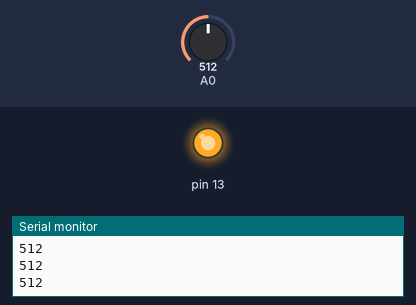
The sketch below on a simulated Arduino Uno, built with avr-gcc and run on an emulated ATmega328P. Parts: output pins drawn as LEDs (lit = HIGH), the last lines printed to the serial monitor. Inputs (shaded band) come from the test bench; at power-on: A0 = 512.

Above: at 1.2 s.
1.3 s: A0 set to 0
At 1.8 s:
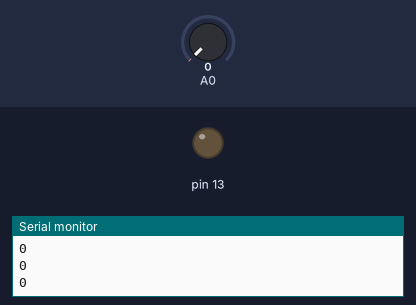
2.8 s: A0 set to 122
At 3.1 s:
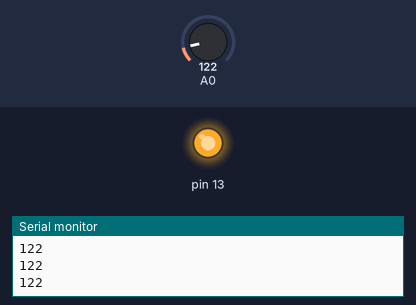
Timing chart, 0 to 5.8 s (numbered marks = the images above; inputs shaded):
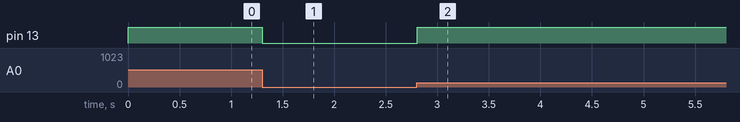

The sketch:

sketch_jul08a.ino
```cpp
void setup() {
  // put your setup code here, to run once:


pinMode(13,OUTPUT);
pinMode(A0,INPUT);
Serial.begin(9600);
}
void loop() {
int a;
  a=analogRead(A0);
  Serial.println(a);
  if(a>0){
    digitalWrite(13,HIGH);
    }else{digitalWrite(13,LOW);
    }

}
```

Measured:
- after the input at 1.3 s, pin 13: HIGH → LOW at once
- after the input at 2.8 s, pin 13: LOW → HIGH at once
